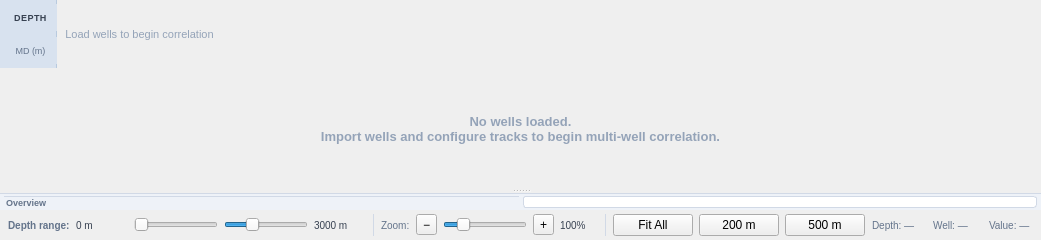
      <widget class="QFrame" name="frameCenterMain">
       <property name="frameShape"><enum>QFrame::NoFrame</enum></property>
       <layout class="QVBoxLayout" name="centerMainLayout">
        <property name="spacing"><number>0</number></property>
        <property name="leftMargin"><number>0</number></property>
        <property name="topMargin"><number>0</number></property>
        <property name="rightMargin"><number>0</number></property>
        <property name="bottomMargin"><number>0</number></property>

        <!-- Well header strip -->
        <item>
         <widget class="QFrame" name="frameWellHeaders">
          <layout class="QHBoxLayout" name="wellHeadersLayout">
           <property name="spacing"><number>0</number></property>
           <property name="leftMargin"><number>0</number></property>
           <property name="topMargin"><number>0</number></property>
           <property name="rightMargin"><number>0</number></property>
           <property name="bottomMargin"><number>0</number></property>

           <!-- Depth scale column label -->
           <item>
            <widget class="QFrame" name="frameDepthHeaderCell">
             <property name="styleSheet">
              <string>background:#D8E2EF; border-right:1px solid #B8CADF; min-width:56px; max-width:56px;</string>
             </property>
             <layout class="QVBoxLayout" name="depthHeaderCellLayout">
              <property name="leftMargin"><number>2</number></property>
              <property name="topMargin"><number>4</number></property>
              <property name="rightMargin"><number>2</number></property>
              <property name="bottomMargin"><number>4</number></property>
              <item>
               <widget class="QLabel" name="lblDepthHeaderTitle">
                <property name="text"><string>DEPTH</string></property>
                <property name="alignment"><set>Qt::AlignCenter</set></property>
                <property name="styleSheet"><string>font-weight:700; font-size:9px; color:#374151; letter-spacing:0.5px;</string></property>
               </widget>
              </item>
              <item>
               <widget class="QLabel" name="lblDepthHeaderUnit">
                <property name="text"><string>MD (m)</string></property>
                <property name="alignment"><set>Qt::AlignCenter</set></property>
                <property name="styleSheet"><string>font-size:9px; color:#64748B;</string></property>
               </widget>
              </item>
             </layout>
            </widget>
           </item>

           <!-- Scroll area for well name headers -->
           <item>
            <widget class="QScrollArea" name="scrollWellHeaders">
             <property name="frameShape"><enum>QFrame::NoFrame</enum></property>
             <property name="horizontalScrollBarPolicy"><enum>Qt::ScrollBarAlwaysOff</enum></property>
             <property name="verticalScrollBarPolicy"><enum>Qt::ScrollBarAlwaysOff</enum></property>
             <property name="widgetResizable"><bool>true</bool></property>
             <widget class="QWidget" name="wellHeadersContainer">
              <layout class="QHBoxLayout" name="wellHeadersContainerLayout">
               <property name="spacing"><number>0</number></property>
               <property name="leftMargin"><number>0</number></property>
               <property name="topMargin"><number>0</number></property>
               <property name="rightMargin"><number>0</number></property>
               <property name="bottomMargin"><number>0</number></property>
               <!-- Well header cells will be added here programmatically -->
               <item>
                <widget class="QLabel" name="lblWellHeaderPlaceholder">
                 <property name="text"><string>Load wells to begin correlation</string></property>
                 <property name="alignment"><set>Qt::AlignCenter</set></property>
                 <property name="styleSheet"><string>color:#94A3B8; font-size:11px; padding:8px;</string></property>
                </widget>
               </item>
               <item>
                <spacer>
                 <property name="orientation"><enum>Qt::Horizontal</enum></property>
                 <property name="sizeHint"><size><width>1</width><height>1</height></size></property>
                </spacer>
               </item>
              </layout>
             </widget>
            </widget>
           </item>

          </layout>
         </widget>
        </item>

        <!-- Main correlation view (matplotlib canvas replaces this) -->
        <item>
         <widget class="QSplitter" name="splitterCenterVertical">
          <property name="orientation"><enum>Qt::Vertical</enum></property>
          <property name="handleWidth"><number>4</number></property>
          <property name="childrenCollapsible"><bool>false</bool></property>

          <!-- Correlation canvas placeholder -->
          <widget class="QFrame" name="frameCorrelationView">
           <property name="frameShape"><enum>QFrame::NoFrame</enum></property>
           <property name="sizePolicy">
            <sizepolicy hsizetype="Expanding" vsizetype="Expanding">
             <horstretch>1</horstretch>
             <verstretch>4</verstretch>
            </sizepolicy>
           </property>
           <layout class="QVBoxLayout" name="correlationViewLayout">
            <property name="spacing"><number>0</number></property>
            <property name="leftMargin"><number>0</number></property>
            <property name="topMargin"><number>0</number></property>
            <property name="rightMargin"><number>0</number></property>
            <property name="bottomMargin"><number>0</number></property>
            <item>
             <widget class="QLabel" name="lblCorrelationPlaceholder">
              <property name="text">
               <string>No wells loaded.
Import wells and configure tracks to begin multi-well correlation.</string>
              </property>
              <property name="alignment"><set>Qt::AlignCenter</set></property>
              <property name="wordWrap"><bool>true</bool></property>
              <property name="styleSheet">
               <string>color:#94A3B8; font-size:13px; font-weight:500; padding:40px;</string>
              </property>
             </widget>
            </item>
           </layout>
          </widget>

          <!-- Minimap / overview strip -->
          <widget class="QFrame" name="frameMinimap">
           <property name="styleSheet">
            <string>background:#EEF2F8; border-top:1px solid #D1D9E6;</string>
           </property>
           <property name="sizePolicy">
            <sizepolicy hsizetype="Expanding" vsizetype="Preferred">
             <horstretch>1</horstretch>
             <verstretch>1</verstretch>
            </sizepolicy>
           </property>
           <property name="minimumHeight"><number>60</number></property>
           <property name="maximumHeight"><number>90</number></property>
           <layout class="QHBoxLayout" name="minimapLayout">
            <property name="spacing"><number>4</number></property>
            <property name="leftMargin"><number>4</number></property>
            <property name="topMargin"><number>2</number></property>
            <property name="rightMargin"><number>4</number></property>
            <property name="bottomMargin"><number>2</number></property>
            <item>
             <widget class="QLabel" name="lblMinimapTitle">
              <property name="text"><string>Overview</string></property>
              <property name="styleSheet"><string>font-weight:600; color:#64748B; font-size:9px;</string></property>
              <property name="minimumWidth"><number>50</number></property>
             </widget>
            </item>
            <item>
             <widget class="QFrame" name="frameMinimapCanvas">
              <property name="frameShape"><enum>QFrame::StyledPanel</enum></property>
              <property name="styleSheet"><string>background:#FFFFFF; border:1px solid #D1D9E6; border-radius:3px;</string></property>
             </widget>
            </item>
           </layout>
          </widget>

         </widget>
        </item>

        <!-- Depth range & zoom controls -->
        <item>
         <widget class="QFrame" name="frameDepthControls">
          <layout class="QHBoxLayout" name="depthControlsLayout">
           <property name="spacing"><number>6</number></property>
           <property name="leftMargin"><number>8</number></property>
           <property name="topMargin"><number>4</number></property>
           <property name="rightMargin"><number>8</number></property>
           <property name="bottomMargin"><number>4</number></property>

           <item>
            <widget class="QLabel" name="lblDepthSliderLabel">
             <property name="text"><string>Depth range:</string></property>
             <property name="styleSheet"><string>color:#64748B; font-weight:600; font-size:10px;</string></property>
            </widget>
           </item>
           <item>
            <widget class="QLabel" name="lblDepthSliderFrom">
             <property name="text"><string>0 m</string></property>
             <property name="styleSheet"><string>color:#374151; font-size:10px; min-width:52px;</string></property>
            </widget>
           </item>
           <item>
            <widget class="QSlider" name="sliderDepthTop">
             <property name="toolTip"><string>Top of display window</string></property>
             <property name="orientation"><enum>Qt::Horizontal</enum></property>
             <property name="minimum"><number>0</number></property>
             <property name="maximum"><number>10000</number></property>
             <property name="value"><number>0</number></property>
            </widget>
           </item>
           <item>
            <widget class="QSlider" name="sliderDepthBottom">
             <property name="toolTip"><string>Bottom of display window</string></property>
             <property name="orientation"><enum>Qt::Horizontal</enum></property>
             <property name="minimum"><number>0</number></property>
             <property name="maximum"><number>10000</number></property>
             <property name="value"><number>3000</number></property>
            </widget>
           </item>
           <item>
            <widget class="QLabel" name="lblDepthSliderTo">
             <property name="text"><string>3000 m</string></property>
             <property name="styleSheet"><string>color:#374151; font-size:10px; min-width:52px;</string></property>
            </widget>
           </item>

           <!-- Separator -->
           <item>
            <widget class="QFrame" name="vSepDepth">
             <property name="frameShape"><enum>QFrame::VLine</enum></property>
             <property name="frameShadow"><enum>QFrame::Plain</enum></property>
             <property name="styleSheet"><string>color:#D1D9E6;</string></property>
            </widget>
           </item>

           <item>
            <widget class="QLabel">
             <property name="text"><string>Zoom:</string></property>
             <property name="styleSheet"><string>color:#64748B; font-size:10px;</string></property>
            </widget>
           </item>
           <item>
            <widget class="QToolButton" name="btnZoomOut">
             <property name="text"><string>−</string></property>
             <property name="toolTip"><string>Zoom out</string></property>
            </widget>
           </item>
           <item>
            <widget class="QSlider" name="sliderZoomLevel">
             <property name="toolTip"><string>Zoom level</string></property>
             <property name="orientation"><enum>Qt::Horizontal</enum></property>
             <property name="minimum"><number>10</number></property>
             <property name="maximum"><number>500</number></property>
             <property name="value"><number>100</number></property>
             <property name="minimumWidth"><number>100</number></property>
             <property name="maximumWidth"><number>150</number></property>
            </widget>
           </item>
           <item>
            <widget class="QToolButton" name="btnZoomIn">
             <property name="text"><string>+</string></property>
             <property name="toolTip"><string>Zoom in</string></property>
            </widget>
           </item>
           <item>
            <widget class="QLabel" name="lblZoomValue">
             <property name="text"><string>100%</string></property>
             <property name="styleSheet"><string>color:#374151; font-size:10px; min-width:38px;</string></property>
            </widget>
           </item>

           <!-- Separator -->
           <item>
            <widget class="QFrame" name="vSepZoom">
             <property name="frameShape"><enum>QFrame::VLine</enum></property>
             <property name="frameShadow"><enum>QFrame::Plain</enum></property>
             <property name="styleSheet"><string>color:#D1D9E6;</string></property>
            </widget>
           </item>

           <!-- Quick zoom buttons -->
           <item>
            <widget class="QPushButton" name="btnZoomFitAll">
             <property name="text"><string>Fit All</string></property>
             <property name="toolTip"><string>Show full depth range</string></property>
            </widget>
           </item>
           <item>
            <widget class="QPushButton" name="btnZoom200m">
             <property name="text"><string>200 m</string></property>
             <property name="toolTip"><string>Zoom to 200 m window</string></property>
            </widget>
           </item>
           <item>
            <widget class="QPushButton" name="btnZoom500m">
             <property name="text"><string>500 m</string></property>
             <property name="toolTip"><string>Zoom to 500 m window</string></property>
            </widget>
           </item>

           <item>
            <spacer>
             <property name="orientation"><enum>Qt::Horizontal</enum></property>
             <property name="sizeHint"><size><width>1</width><height>1</height></size></property>
            </spacer>
           </item>

           <!-- Cursor readout -->
           <item>
            <widget class="QLabel" name="lblCursorDepth">
             <property name="text"><string>Depth: —</string></property>
             <property name="styleSheet"><string>color:#64748B; font-size:10px;</string></property>
            </widget>
           </item>
           <item>
            <widget class="QLabel" name="lblCursorWell">
             <property name="text"><string>Well: —</string></property>
             <property name="styleSheet"><string>color:#64748B; font-size:10px; padding-left:10px;</string></property>
            </widget>
           </item>
           <item>
            <widget class="QLabel" name="lblCursorValue">
             <property name="text"><string>Value: —</string></property>
             <property name="styleSheet"><string>color:#64748B; font-size:10px; padding-left:10px;</string></property>
            </widget>
           </item>

          </layout>
         </widget>
        </item>

       </layout>
      </widget>
